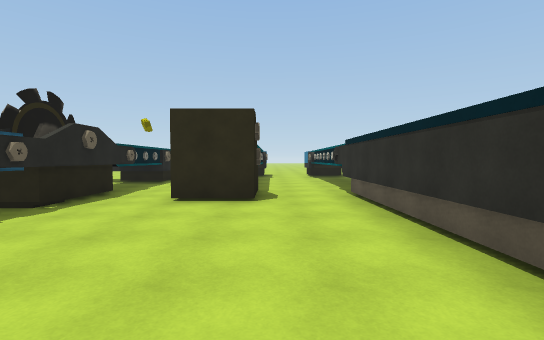
view 1 (above)

23 first-person views from a walk through a 3-D level made in the Unity game engine. The camera is 1.4 m above the floor, tilts 2° down and sees 85° across. The floor is counted in squares, 2 m on a side. Each view is taken from the middle of a square. On the plan, view 1 faces up. The plan holds only what a view shows up to about 10 squares ahead; the rest is blank. The place goes on beyond the plan. Some animated figures are not drawn.

view 2
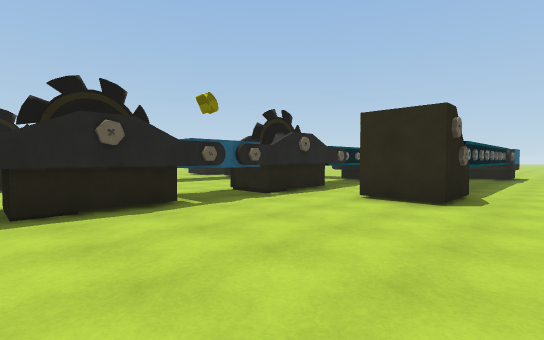

view 3
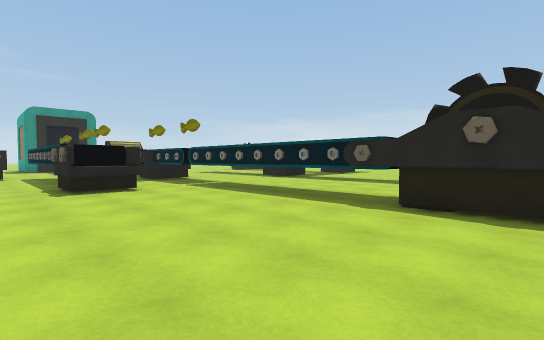

view 4
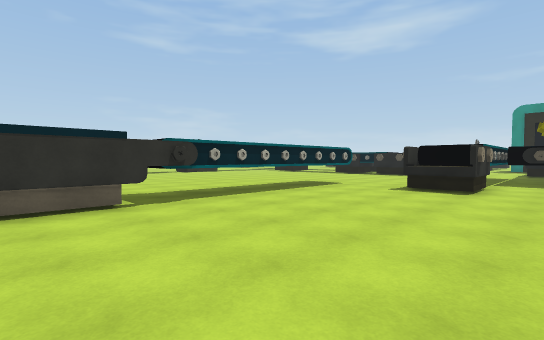

view 5
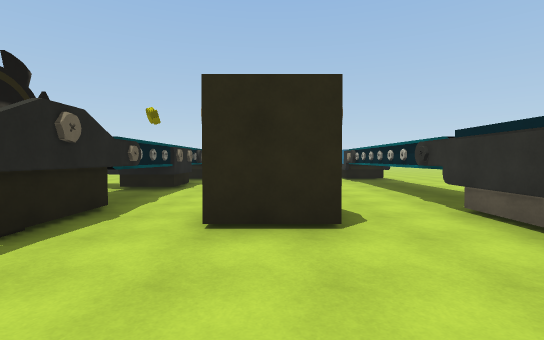

view 6
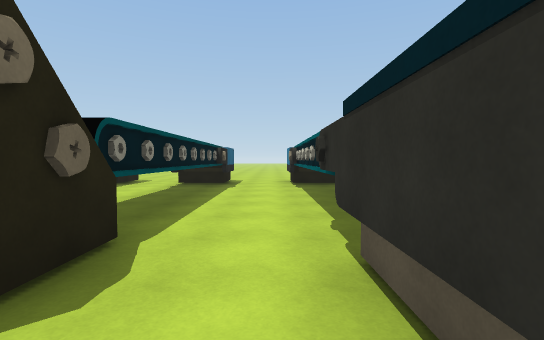

view 7
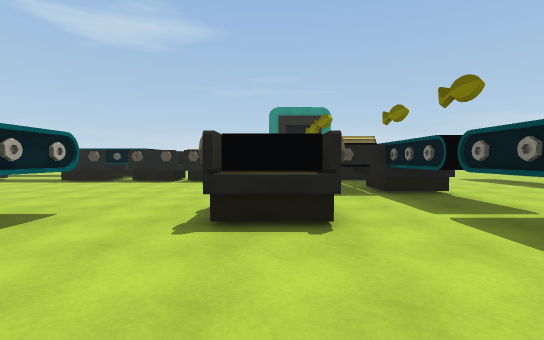

view 8
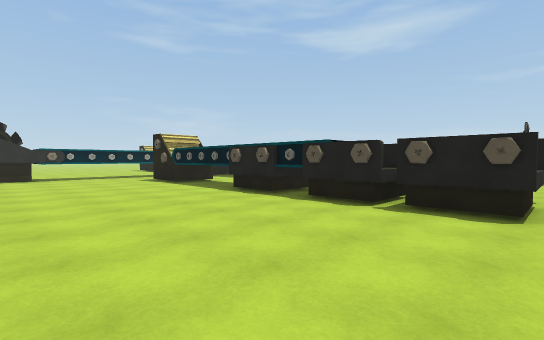

view 9
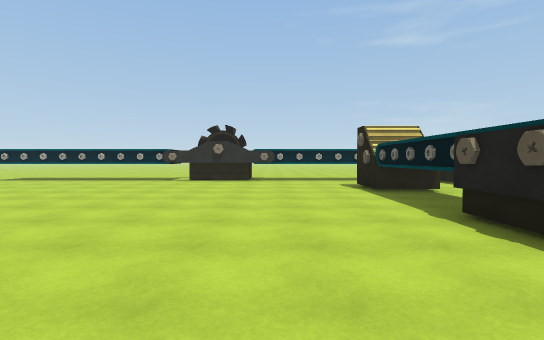

view 10
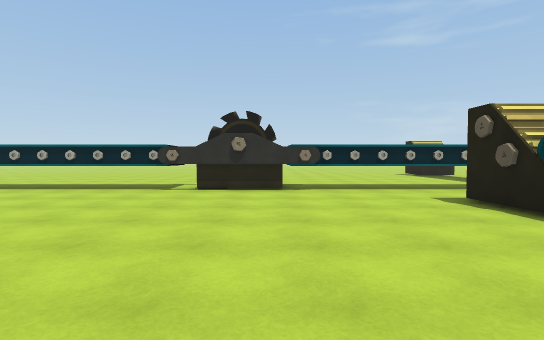

view 11
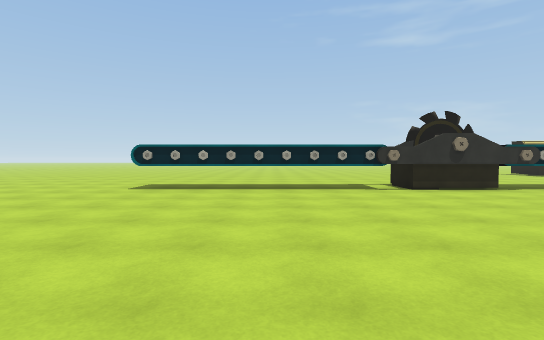

view 12
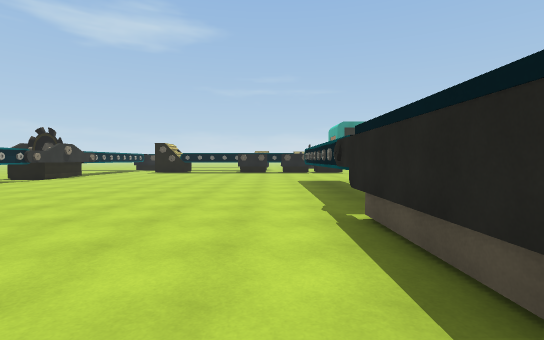

view 13
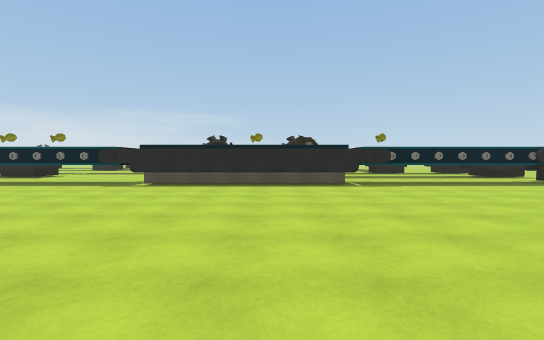

view 14
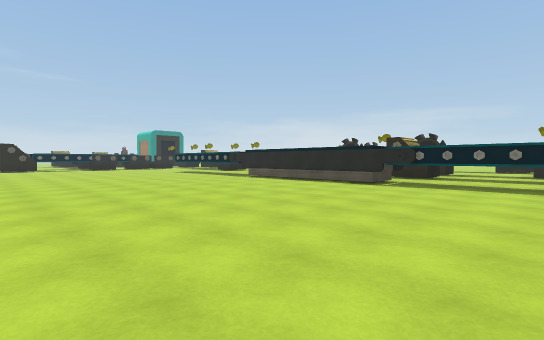

view 15
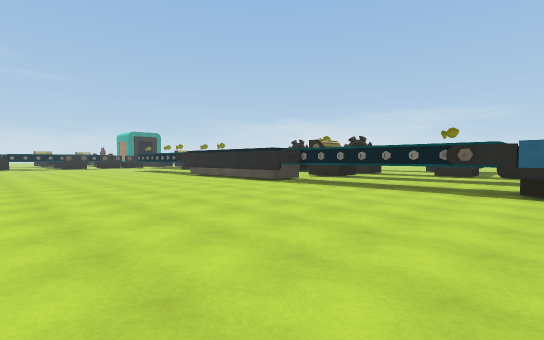

view 16
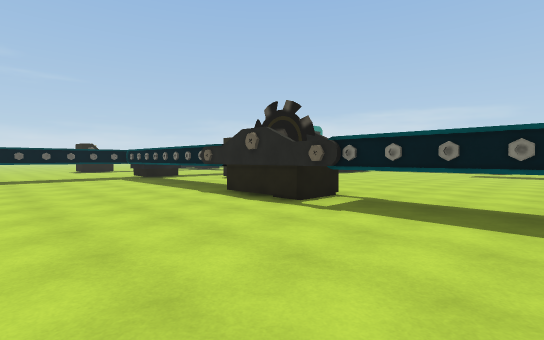

view 17
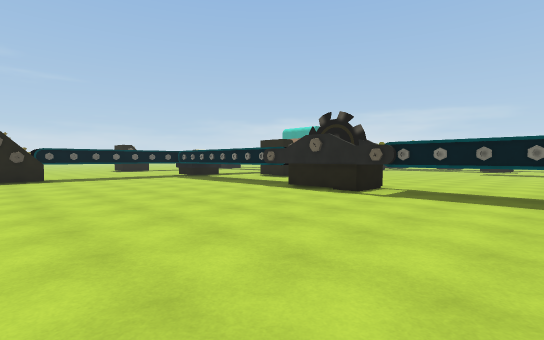

view 18
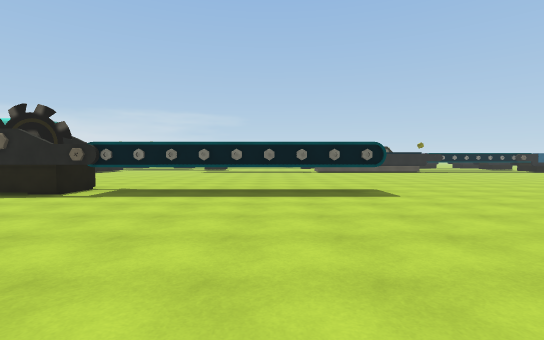

view 19
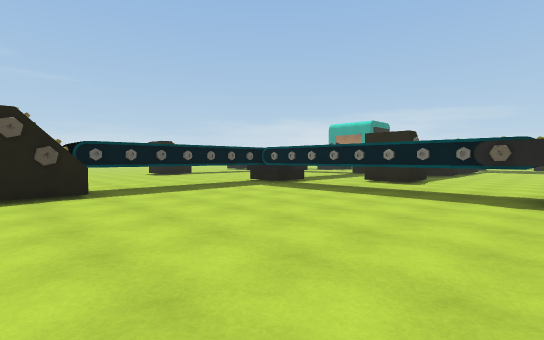

view 20
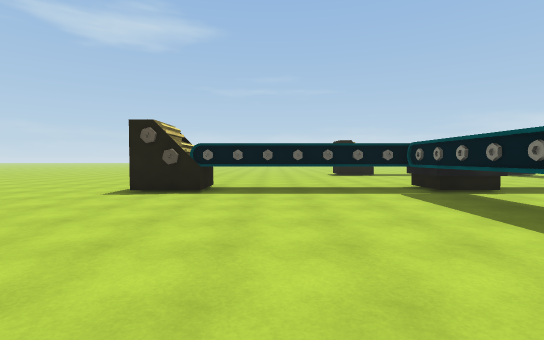

view 21
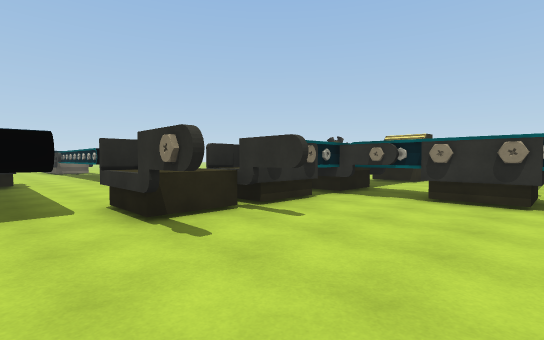

view 22
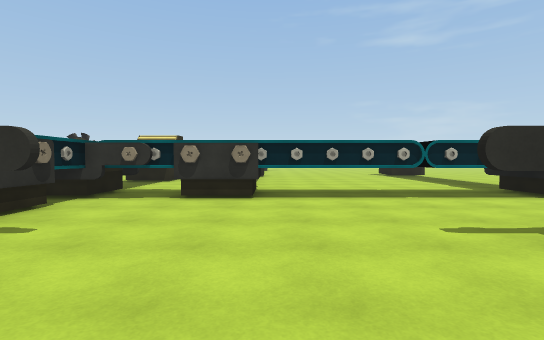

view 23
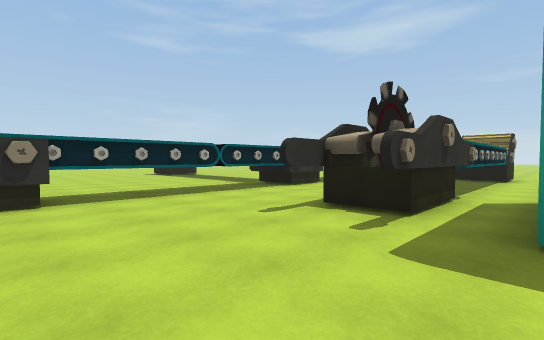

### Floor plan
Key: @ floor where view 1 was taken; # wall or solid block; . floor; T thing the floor can be seen under or through; O other object.
Columns run from 9 left of view 1 to 19 right of it. Each row starts with its distance up from view 1.
 13       ..#..##.......
 12       OO#O.#O.......
 11      #..#..TT.......
 10      #..#..TT........
  9     O#..#..TT........
  8      #..#..TT........
  7      #..#..TT........
  6      O..O..TT........
  5   ...O..O..##......... ..
  4   ..O#O....##............
  3      ##....##............
  2      O.....##............
  1 OO   O.....TT.............
  0 OO .O#O..@.TT........TT....
 -1   ...#.....TT........TT.....
 -2   ...#.....TT........TT......
 -3   ...#.....TT........TT......
 -4   ...#.....TT........TT......
 -5    ..#..O..#T........TT......
 -6     .#..#..##........TT......
 -7    ..#..#............OO......
 -8   ...####............OO......
 -9   ..O ###............TT......
-10   ..  ###............TT......
-11       # #............TT......
-12      O# ..OO #####OO.TT......
-13      O  .OOO.O#O.....TT......
-14         .O.O..#O   ..OT......
-15         ......       #TTTTTOO
-16         ......TO.... .......
-17         ......T.............
-18         #O.O..T..... ......
-19          OO...T....
-20          OO...T....
-21          O  ..TO
-22         ..#
-23         ..#
-24          .#
-25          .#
-26          O#

Positions as (right, up) in squares from view 1, and headings:
1: (0, 0), facing up
2: (1, 0), facing up-left
3: (1, 2), facing down-left
4: (-3, 2), facing down-right
5: (-1, 2), facing up
6: (1, 4), facing up
7: (-1, -2), facing down
8: (0, -7), facing down-right
9: (2, -9), facing right
10: (5, -8), facing right
11: (5, -3), facing right
12: (4, 4), facing down
13: (11, 4), facing left
14: (11, 10), facing down-left
15: (10, 13), facing down-left
16: (17, -3), facing down-left
17: (19, -3), facing down-left
18: (19, -2), facing left
19: (19, -8), facing down-left
20: (16, -8), facing down
21: (-1, -16), facing up-right
22: (-1, -16), facing right
23: (-1, -15), facing down-right
